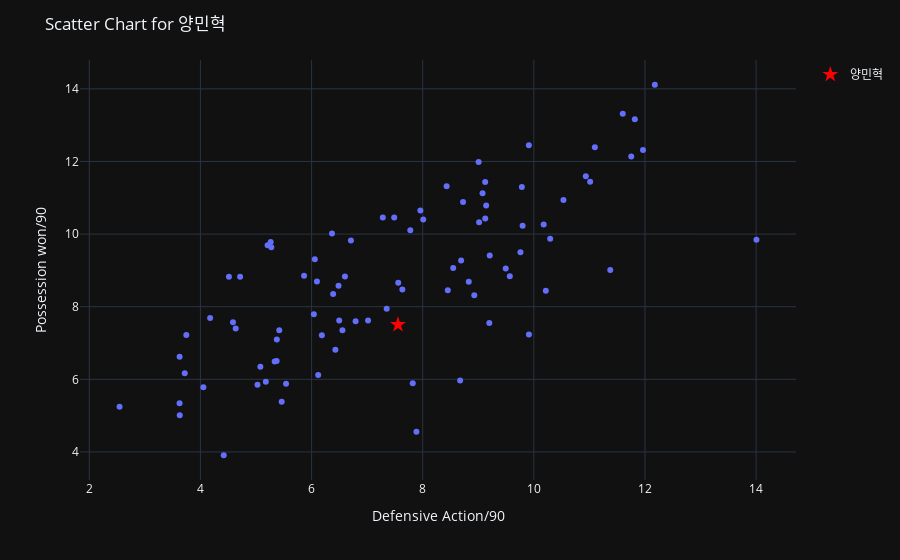

The notebook cell saved with this chart:
### Code cell
scatter = ScatterChart('Defensive Action/90', 'Possession won/90', '양민혁', df)
scatter.plot()

### Figure 1 — Plotly figure (JSON) as saved in the notebook; plotly's stock layout.template omitted (floating-point values rounded to 4 significant figures)
{"data": [{"hovertemplate": "<b>%{hovertext}</b><br><br>Defensive Action/90=%{x}<br>Possession won/90=%{y}<extra></extra>", "hovertext": ["가브리엘", "강민규", "강상윤", "강현묵", "고승범", "고재현", "기성용", "김강국", "김도혁", "김선민", "김승대", "김승호", "김이석", "김인균", "김인성", "김종석", "김주찬", "김진규", "노경호", "라마스", "로페즈", "류재문", "마테우스", "바사니", "박민서", "박세진", "박승호", "박태용", "박태준", "발디비아", "백성동", "벨톨라", "변경준", "보야니치", "브루노 실바", "서재민", "서재민", "서진수", "송민규", "송홍민", "신형민", "아타루", "안데르손", "알리바예프", "야고", "양민혁", "엄원상", "엄지성", "오베르단", "요시노", "원두재", "윤빛가람", "음포쿠", "이광진", "이규성", "이수빈", "이승우", "이영재", "이재원", "이종성", "이지승", "이탈로", "이택근", "임민혁", "장혁진", "전병관", "정동윤", "정마호", "정승원", "정원진", "정호연", "조르지", "주닝요", "주세종", "지동원", "최건주", "최경록", "최우진", "최재훈", "카즈", "파울리뇨", "팔로세비치", "페신", "하남", "한찬희", "헤이스", "홍원진", "홍윤상", "홍철"], "legendgroup": "", "marker": {"color": "#636efa", "symbol": "circle"}, "mode": "markers", "name": "", "orientation": "v", "showlegend": false, "x": [7.821, 3.625, 6.601, 7.351, 11.75, 6.119, 7.56, 9.567, 9.015, 11.6, 3.625, 5.264, 8.451, 4.174, 6.497, 7.282, 6.097, 8.691, 8.928, 5.209, 3.717, 9.798, 4.714, 3.745, 5.371, 6.485, 5.541, 6.792, 7.634, 5.275, 3.628, 9.784, 7.887, 11.96, 9.199, 6.429, 8.43, 4.053, 5.419, 9.142, 11.01, 7.016, 4.512, 11.1, 4.634, 7.554, 5.462, 5.027, 10.29, 10.53, 8.726, 9.125, 6.708, 9.206, 6.368, 10.94, 2.544, 7.958, 14.01, 12.18, 9.124, 9.759, 11.38, 7.777, 6.058, 8.674, 9.912, 10.22, 7.487, 6.388, 8.549, 5.078, 4.586, 9.006, 5.336, 5.176, 5.374, 6.041, 9.91, 9.077, 6.185, 10.18, 5.865, 4.419, 8.009, 8.829, 11.82, 6.555, 9.494], "xaxis": "x", "y": [5.895, 5.345, 8.831, 7.946, 12.14, 6.119, 8.663, 8.842, 10.33, 13.31, 6.62, 9.784, 8.451, 7.689, 7.62, 10.46, 8.692, 9.27, 8.312, 9.695, 6.169, 10.23, 8.825, 7.22, 6.505, 8.575, 5.878, 7.601, 8.475, 9.635, 5.01, 11.29, 4.557, 12.32, 7.552, 6.813, 11.32, 5.781, 7.349, 10.79, 11.44, 7.623, 8.826, 12.39, 7.398, 7.504, 5.385, 5.853, 9.869, 10.94, 10.89, 10.43, 9.823, 9.412, 10.02, 11.59, 5.247, 10.65, 9.846, 14.11, 11.44, 9.499, 9.014, 10.1, 9.306, 5.968, 7.235, 8.443, 10.46, 8.353, 9.069, 6.348, 7.569, 11.99, 6.492, 5.936, 7.094, 7.792, 12.45, 11.13, 7.216, 10.27, 8.853, 3.909, 10.4, 8.687, 13.16, 7.352, 9.055], "yaxis": "y", "type": "scatter"}, {"hoverinfo": "name", "marker": {"color": "red", "size": 12, "symbol": "star"}, "mode": "markers", "name": "양민혁", "x": [7.554], "y": [7.504], "type": "scatter"}], "layout": {"xaxis": {"anchor": "y", "domain": [0.0, 1.0], "title": {"text": "Defensive Action/90"}}, "yaxis": {"anchor": "x", "domain": [0.0, 1.0], "title": {"text": "Possession won/90"}}, "legend": {"tracegroupgap": 0}, "margin": {"t": 60}, "polar": {"radialaxis": {"visible": true}}, "showlegend": true, "title": {"text": "Scatter Chart for 양민혁"}}}
